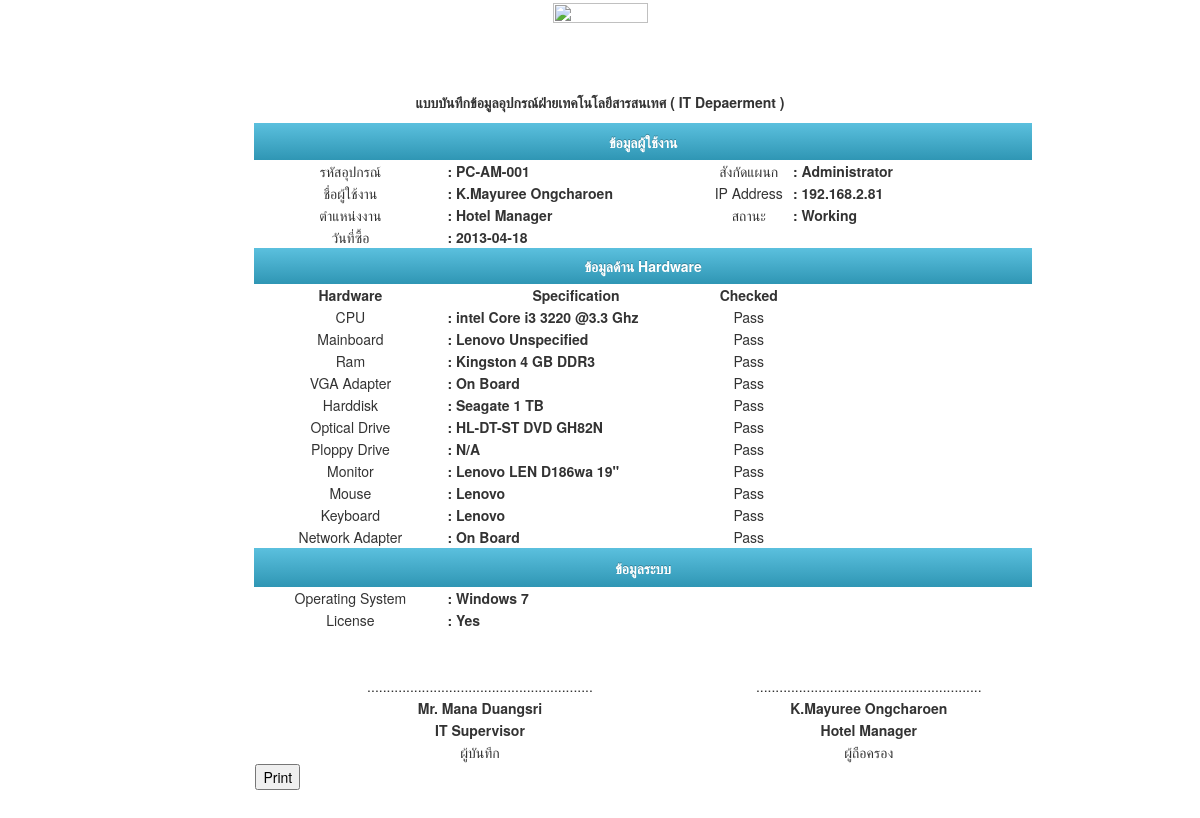
/Helpdesk/inventory_details.php?id=56, run on the app's committed database.
### tables this page shows
CREATE TABLE `table_computer` (
  `id` int(5) NOT NULL auto_increment,
  `device_id` varchar(20) NOT NULL,
  `date_pr` date NOT NULL,
  `username` varchar(150) NOT NULL,
  `position` varchar(150) NOT NULL,
  `department` varchar(150) NOT NULL,
  `images` varchar(200) default NULL,
  `ip` varchar(20) NOT NULL,
  `cpu` varchar(150) NOT NULL,
  `mainboard` varchar(100) NOT NULL,
  `ram` varchar(100) NOT NULL,
  `vga` varchar(100) NOT NULL,
  `harddisk` varchar(100) NOT NULL,
  `optical_drive` varchar(100) NOT NULL,
  `monitor` varchar(100) NOT NULL,
  `mouse` varchar(100) NOT NULL,
  `keyboard` varchar(100) NOT NULL,
  `network` varchar(100) NOT NULL,
  `os` varchar(100) NOT NULL,
  `license` varchar(100) NOT NULL,
  PRIMARY KEY  (`id`)
);

### Helpdesk/inventory_details.php (the view, shortened to what this page needs)
<?php require_once('Connections/IT.php'); ?>
<?php
if (!function_exists("GetSQLValueString")) {
function GetSQLValueString($theValue, $theType, $theDefinedValue = "", $theNotDefinedValue = "")
{
  $theValue = function_exists("mysql_real_escape_string") ? mysql_real_escape_string($theValue) : mysql_escape_string($theValue);
  switch ($theType) {
    case "long":
    case "int":
      $theValue = ($theValue != "") ? intval($theValue) : "NULL";
      break;
  }
  return $theValue;
}
}
$colname_Computer = "-1";
if (isset($_GET['id'])) {
  $colname_Computer = $_GET['id'];
}
$query_Computer = sprintf("SELECT * FROM table_computer WHERE id = %s", GetSQLValueString($colname_Computer, "int"));
$Computer = mysql_query($query_Computer, $IT) or die(mysql_error());
$row_Computer = mysql_fetch_assoc($Computer);
?>
<!DOCTYPE html>
<html lang="en">
  <head>
<link rel="stylesheet" href="css/bootstrap.min.css">
</head>
<body>
<div id="wrapall">
  <table width="100%" border="0">
    <tr>
      <td colspan="6" align="center"><table width="100%" border="0">
        <tr>
          <td width="45%" height="89">&nbsp;</td>
          <td width="40%"><strong><img src="images/R24pic.gif" width="95" height="87" /></strong></td>
          <td width="15%">&nbsp;</td>
        </tr>
      </table>
      <p><strong>แบบบันทึกข้อมูลอุปกรณ์ฝ่ายเทคโนโลยีสารสนเทศ ( IT Depaerment )</strong></p></td>
    </tr>
    <tr>
      <td width="14%" height="35">&nbsp;</td>
      <td colspan="4" align="center" class="btn-info"><strong>ข้อมูลผู้ใช้งาน</strong></td>
      <td width="5%">&nbsp;</td>
    </tr>
    <tr>
      <td>&nbsp;</td>
      <td width="20%" align="center">รหัสอุปกรณ์</td>
      <td width="27%"><strong>: <?php echo $row_Computer['device_id']; ?></strong></td>
      <td width="9%" align="center">สังกัดแผนก</td>
      <td width="25%"><strong>: <?php echo $row_Computer['department']; ?></strong></td>
      <td>&nbsp;</td>
    </tr>
    <tr>
      <td>&nbsp;</td>
      <td align="center">ชื่อผู้ใช้งาน </td>
      <td><strong>: <?php echo $row_Computer['username']; ?></strong></td>
      <td align="center">IP Address</td>
      <td><strong>: <?php echo $row_Computer['ip']; ?></strong></td>
      <td>&nbsp;</td>
    </tr>
    <tr>
      <td>&nbsp;</td>
      <td align="center">ตำแหน่งงาน</td>
      <td><strong>: <?php echo $row_Computer['position']; ?></strong></td>
      <td align="center">สถานะ</td>
      <td><strong>: Working</strong></td>
      <td>&nbsp;</td>
    </tr>
    <tr>
      <td>&nbsp;</td>
      <td align="center">วันที่ซื้อ</td>
      <td><strong>: <?php echo $row_Computer['date_pr']; ?></strong></td>
      <td>&nbsp;</td>
      <td>&nbsp;</td>
      <td>&nbsp;</td>
    </tr>
    <tr>
      <td height="34">&nbsp;</td>
      <td colspan="4" align="center" class="btn-info"><strong>ข้อมูลด้าน Hardware</strong></td>
      <td>&nbsp;</td>
    </tr>
    <tr>
      <td>&nbsp;</td>
      <td align="center"><strong>Hardware</strong></td>
      <td align="center"><strong>Specification</strong></td>
      <td align="center"><strong>Checked</strong></td>
      <td>&nbsp;</td>
      <td>&nbsp;</td>
    </tr>
    <tr>
      <td>&nbsp;</td>
      <td align="center">CPU</td>
      <td><strong>: <?php echo $row_Computer['cpu']; ?></strong></td>
      <td align="center">Pass</td>
      <td>&nbsp;</td>
      <td>&nbsp;</td>
    </tr>
    <tr>
      <td>&nbsp;</td>
      <td align="center">Mainboard</td>
      <td><strong>: <?php echo $row_Computer['mainboard']; ?></strong></td>
      <td align="center">Pass</td>
      <td>&nbsp;</td>
      <td>&nbsp;</td>
    </tr>
    <tr>
      <td>&nbsp;</td>
      <td align="center">Ram</td>
      <td><strong>: <?php echo $row_Computer['ram']; ?></strong></td>
      <td align="center">Pass</td>
      <td>&nbsp;</td>
      <td>&nbsp;</td>
    </tr>
    <tr>
      <td>&nbsp;</td>
      <td align="center">VGA Adapter</td>
      <td><strong>: <?php echo $row_Computer['vga']; ?></strong></td>
      <td align="center">Pass</td>
      <td>&nbsp;</td>
      <td>&nbsp;</td>
    </tr>
    <tr>
      <td>&nbsp;</td>
      <td align="center">Harddisk</td>
      <td><strong>: <?php echo $row_Computer['harddisk']; ?></strong></td>
      <td align="center">Pass</td>
      <td>&nbsp;</td>
      <td>&nbsp;</td>
    </tr>
    <tr>
      <td>&nbsp;</td>
      <td align="center">Optical Drive</td>
      <td><strong>: <?php echo $row_Computer['optical_drive']; ?></strong></td>
      <td align="center">Pass</td>
      <td>&nbsp;</td>
      <td>&nbsp;</td>
    </tr>
    <tr>
      <td>&nbsp;</td>
      <td align="center">Ploppy Drive</td>
      <td><strong>: N/A</strong></td>
      <td align="center">Pass</td>
      <td>&nbsp;</td>
      <td>&nbsp;</td>
    </tr>
    <tr>
      <td>&nbsp;</td>
      <td align="center">Monitor</td>
      <td><strong>: <?php echo $row_Computer['monitor']; ?></strong></td>
      <td align="center">Pass</td>
      <td>&nbsp;</td>
      <td>&nbsp;</td>
    </tr>
    <tr>
      <td>&nbsp;</td>
      <td align="center">Mouse</td>
      <td><strong>: <?php echo $row_Computer['mouse']; ?></strong></td>
      <td align="center">Pass</td>
      <td>&nbsp;</td>
      <td>&nbsp;</td>
    </tr>
    <tr>
      <td>&nbsp;</td>
      <td align="center">Keyboard</td>
      <td><strong>: <?php echo $row_Computer['keyboard']; ?></strong></td>
      <td align="center">Pass</td>
      <td>&nbsp;</td>
      <td>&nbsp;</td>
    </tr>
    <tr>
      <td>&nbsp;</td>
      <td align="center">Network Adapter</td>
      <td><strong>: <?php echo $row_Computer['network']; ?></strong></td>
      <td align="center">Pass</td>
      <td>&nbsp;</td>
      <td>&nbsp;</td>
    </tr>
    <tr>
      <td height="37">&nbsp;</td>
      <td colspan="4" align="center" class="btn-info"><strong>ข้อมูลระบบ</strong></td>
      <td>&nbsp;</td>
    </tr>
    <tr>
      <td>&nbsp;</td>
      <td align="center">Operating System</td>
      <td><strong>: <?php echo $row_Computer['os']; ?></strong></td>
      <td>&nbsp;</td>
      <td>&nbsp;</td>
      <td>&nbsp;</td>
    </tr>
    <tr>
      <td>&nbsp;</td>
      <td align="center">License</td>
      <td><strong>: <?php echo $row_Computer['license']; ?></strong></td>
      <td>&nbsp;</td>
      <td>&nbsp;</td>
      <td>&nbsp;</td>
    </tr>
    <tr>
      <td>&nbsp;</td>
      <td>&nbsp;</td>
      <td>&nbsp;</td>
      <td>&nbsp;</td>
      <td>&nbsp;</td>
      <td>&nbsp;</td>
    </tr>
    <tr>
      <td>&nbsp;</td>
      <td>&nbsp;</td>
      <td>&nbsp;</td>
      <td>&nbsp;</td>
      <td>&nbsp;</td>
      <td>&nbsp;</td>
    </tr>
    <tr>
      <td>&nbsp;</td>
      <td colspan="2" align="center">..........................................................</td>
      <td colspan="2" align="center">..........................................................</td>
      <td>&nbsp;</td>
    </tr>
    <tr>
      <td>&nbsp;</td>
      <td colspan="2" align="center"><strong>Mr. Mana Duangsri</strong></td>
      <td colspan="2" align="center"><strong><?php echo $row_Computer['username']; ?></strong></td>
      <td>&nbsp;</td>
    </tr>
    <tr>
      <td>&nbsp;</td>
      <td colspan="2" align="center"><strong>IT Supervisor</strong></td>
      <td colspan="2" align="center"><strong><?php echo $row_Computer['position']; ?></strong></td>
      <td>&nbsp;</td>
    </tr>
    <tr>
      <td>&nbsp;</td>
      <td colspan="2" align="center">ผู้บันทึก</td>
      <td colspan="2" align="center">ผู้ถือครอง</td>
      <td>&nbsp;</td>
    </tr>
    <tr>
      <td>&nbsp;</td>
      <td><input name="btnprint" id="btnprint" type="button" onClick="window.print()" value="Print" /></td>
      <td>&nbsp;</td>
      <td>&nbsp;</td>
      <td>&nbsp;</td>
      <td>&nbsp;</td>
    </tr>
  </table>
  <p>&nbsp;</p>
</div>
</body>
</html>

### Helpdesk/inventory_details.php (style rules this page uses)
#wrapall { width: 80%; margin: auto; position: static; }

### data on the page
table_computer: device "PC-AM-001", department "Administrator", username "K.Mayuree Ongcharoen", ip "192.168.2.81", position "Hotel Manager", date_pr "2013-04-18", cpu "intel Core i3 3220 @3.3 Ghz", mainboard "Lenovo Unspecified", ram "Kingston 4 GB DDR3", vga "On Board", harddisk "Seagate 1 TB", optical_drive "HL-DT-ST DVD GH82N", monitor "Lenovo LEN D186wa 19\"", mouse "Lenovo", keyboard "Lenovo", network "On Board", os "Windows 7", license "Yes"
